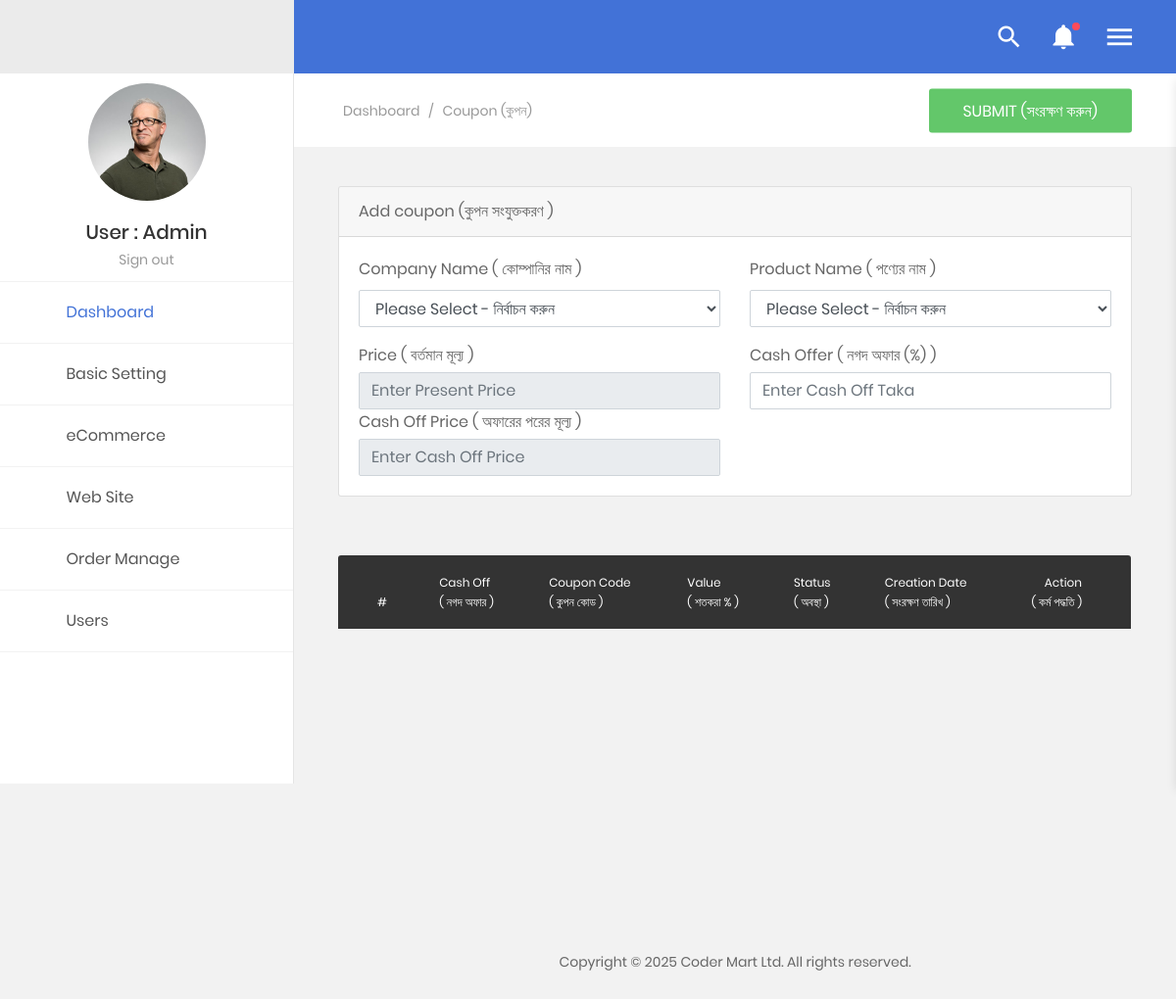
Before: /admin/home/coupon.php (signed in) with the older database file.
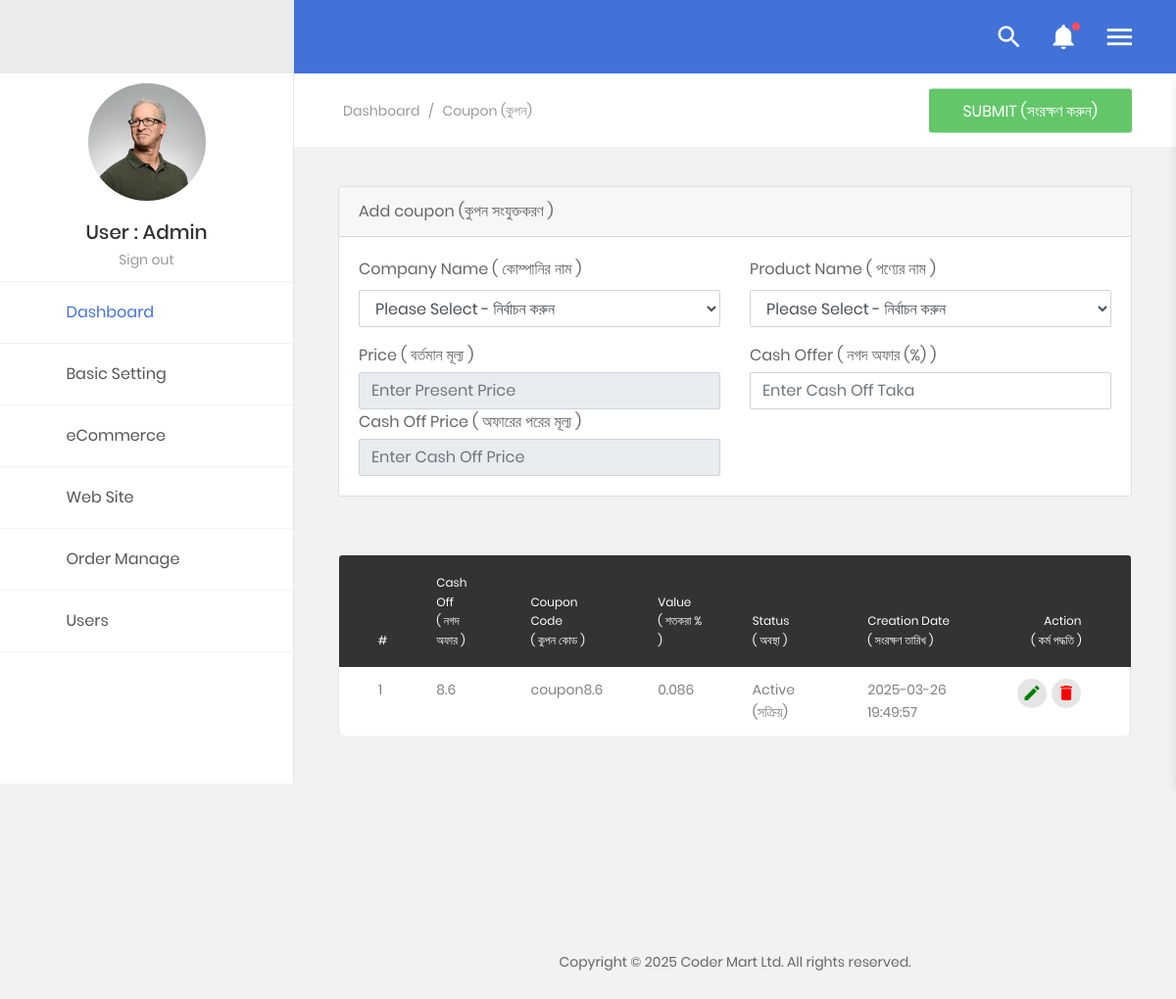
After: the same page with the newer database file.
### tables this page shows
CREATE TABLE `coupon` (
  `id` int(11) NOT NULL,
  `couponCode` varchar(100) NOT NULL,
  `cashOff` float NOT NULL,
  `value` float DEFAULT NULL,
  `status` varchar(3) NOT NULL,
  `creation_date` timestamp NOT NULL DEFAULT current_timestamp()
);

### admin/home/coupon.php (the view, shortened to what the changed rows need)
<?php
include('../../config/config.php');
?>
<!DOCTYPE html>
<html lang="en">
   <?php include('share/head.php');?>
   <body class="animsition">
      <div class="page-wrapper">
         <?php include('share/menu.php');?>
         <div class="page-container2">
            <div class="main-content">
               <div class="section__content section__content--p30">
                  <div class="container-fluid">
                     <div class="row m-t-30">
                        <div class="col-md-12">
                           <div class="table-responsive m-b-40">
                              <table class="table table-borderless table-data3">
                                 <thead>
                                        <tr>
                                            <th>#</th>
                                            <th>Cash Off <br> ( নগদ অফার )</th>
											<th>Coupon Code <br> ( কুপন কোড )</th>
											<th>Value <br>( শতকরা % )</th>
											<th>Status <br>( অবস্থা )</th>
											<th>Creation Date <br>( সংরক্ষণ তারিখ )</th>
                                            <th>Action <br>( কর্ম পদ্ধতি )</th>
                                        </tr>
                                    </thead>
                                 <tbody>
								 <?php
									try {
										$stmt = $pdo->query("SELECT * FROM coupon ORDER BY id DESC");
										$coupons = $stmt->fetchAll(PDO::FETCH_ASSOC);
										$cnt = 1;
										foreach ($coupons as $row):
									?>
									<tr>
										<td><?= $cnt++; ?></td>
										<td><?= htmlentities($row['cashOff']) ?></td>
										<td><?= htmlentities($row['couponCode']) ?></td>
										<td><?= htmlentities($row['value']) ?></td>
										<td><?= $row['status'] === 'A' ? 'Active (সক্রিয়)' : 'Inactive (নিষ্ক্রিয়)' ?></td>
										<td><?= htmlentities($row['creation_date']) ?></td>
										<td>
											<div class="table-data-feature">
												<button class="item" data-toggle="tooltip" data-placement="top" title="Edit">
													<a href="coupon.php?id=<?= $row['id'] ?>" style="text-decoration: none; display: flex; align-items: center;">
														<i class="zmdi zmdi-edit" style="color:#008000"></i>
													</a>
												</button>
												<button class="item" data-toggle="tooltip" data-placement="top" title="Delete">
													<a href="coupon.php?id=<?= $row['id'] ?>&del=delete" onClick="return confirm('Are you sure (আপনি কি নিশ্চিত)?')">
														<i class="zmdi zmdi-delete" style="color:#FF0000"></i>
													</a>
												</button>
											</div>
										</td>
									</tr>
									<?php
										endforeach;
									} catch (PDOException $e) {
										echo "<tr><td colspan='7'>Error: " . htmlentities($e->getMessage()) . "</td></tr>";
									}
									?>
                                 </tbody>
                              </table>
                           </div>
                        </div>
                     </div>
                  </div>
               </div>
            </div>
         </div>
      </div>
   </body>

### admin/home/share/menu.php (shortened to what the changed rows need)
<aside class="menu-sidebar2">
  <div class="logo">
  </div>
  <div class="menu-sidebar2__content js-scrollbar1">
    <div class="account2">
    </div>
    <nav class="navbar-sidebar2">
    </nav>
  </div>
</aside>

Changed rows visible on the page:
added coupon: cashOff "8.6", couponCode "coupon8.6", value "0.086", status "Active (সক্রিয়)", creation_date "2025-03-26 19:49:57"
